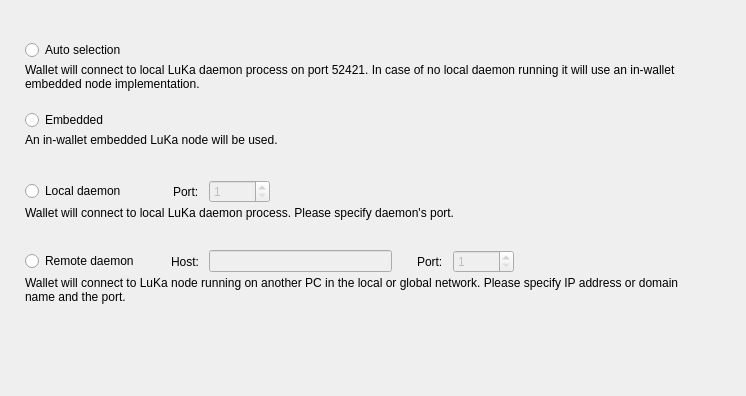
<?xml version="1.0" encoding="UTF-8"?>
<ui version="4.0">
 <class>ConnectionOptionsFrame</class>
 <widget class="QFrame" name="ConnectionOptionsFrame">
  <property name="geometry">
   <rect>
    <x>0</x>
    <y>0</y>
    <width>746</width>
    <height>396</height>
   </rect>
  </property>
  <property name="windowTitle">
   <string>Frame</string>
  </property>
  <property name="frameShape">
   <enum>QFrame::NoFrame</enum>
  </property>
  <property name="frameShadow">
   <enum>QFrame::Raised</enum>
  </property>
  <layout class="QVBoxLayout" name="verticalLayout_5">
   <property name="spacing">
    <number>0</number>
   </property>
   <property name="leftMargin">
    <number>25</number>
   </property>
   <property name="topMargin">
    <number>40</number>
   </property>
   <property name="rightMargin">
    <number>49</number>
   </property>
   <item>
    <widget class="QWidget" name="widget" native="true">
     <property name="sizePolicy">
      <sizepolicy hsizetype="Preferred" vsizetype="Fixed">
       <horstretch>0</horstretch>
       <verstretch>0</verstretch>
      </sizepolicy>
     </property>
     <property name="minimumSize">
      <size>
       <width>0</width>
       <height>70</height>
      </size>
     </property>
     <property name="maximumSize">
      <size>
       <width>16777215</width>
       <height>70</height>
      </size>
     </property>
     <layout class="QVBoxLayout" name="verticalLayout" stretch="0,1">
      <property name="spacing">
       <number>3</number>
      </property>
      <property name="leftMargin">
       <number>0</number>
      </property>
      <property name="topMargin">
       <number>0</number>
      </property>
      <property name="rightMargin">
       <number>0</number>
      </property>
      <property name="bottomMargin">
       <number>0</number>
      </property>
      <item>
       <widget class="QRadioButton" name="m_autoRadio">
        <property name="text">
         <string>Auto selection</string>
        </property>
        <attribute name="buttonGroup">
         <string notr="true">m_connectionButtonGroup</string>
        </attribute>
       </widget>
      </item>
      <item alignment="Qt::AlignTop">
       <widget class="WalletGui::WalletSmallGrayTextLabel" name="m_autoHelperLabel">
        <property name="text">
         <string>Wallet will connect to local LuKa daemon process on port 52421. In case of no local daemon running it will use an in-wallet embedded node implementation.</string>
        </property>
        <property name="alignment">
         <set>Qt::AlignLeading|Qt::AlignLeft|Qt::AlignTop</set>
        </property>
        <property name="wordWrap">
         <bool>true</bool>
        </property>
        <property name="indent">
         <number>0</number>
        </property>
       </widget>
      </item>
     </layout>
    </widget>
   </item>
   <item>
    <widget class="QWidget" name="widget_2" native="true">
     <property name="sizePolicy">
      <sizepolicy hsizetype="Preferred" vsizetype="Fixed">
       <horstretch>0</horstretch>
       <verstretch>0</verstretch>
      </sizepolicy>
     </property>
     <property name="minimumSize">
      <size>
       <width>0</width>
       <height>70</height>
      </size>
     </property>
     <property name="maximumSize">
      <size>
       <width>16777215</width>
       <height>70</height>
      </size>
     </property>
     <layout class="QVBoxLayout" name="verticalLayout_2" stretch="0,1">
      <property name="spacing">
       <number>3</number>
      </property>
      <property name="leftMargin">
       <number>0</number>
      </property>
      <property name="topMargin">
       <number>0</number>
      </property>
      <property name="rightMargin">
       <number>0</number>
      </property>
      <property name="bottomMargin">
       <number>0</number>
      </property>
      <item>
       <widget class="QRadioButton" name="m_embeddedRadio">
        <property name="text">
         <string>Embedded</string>
        </property>
        <attribute name="buttonGroup">
         <string notr="true">m_connectionButtonGroup</string>
        </attribute>
       </widget>
      </item>
      <item alignment="Qt::AlignTop">
       <widget class="WalletGui::WalletSmallGrayTextLabel" name="m_embeddedHelperLabel">
        <property name="text">
         <string>An in-wallet embedded LuKa node will be used.</string>
        </property>
        <property name="alignment">
         <set>Qt::AlignLeading|Qt::AlignLeft|Qt::AlignTop</set>
        </property>
        <property name="wordWrap">
         <bool>true</bool>
        </property>
        <property name="indent">
         <number>0</number>
        </property>
       </widget>
      </item>
     </layout>
    </widget>
   </item>
   <item>
    <widget class="QWidget" name="widget_3" native="true">
     <property name="sizePolicy">
      <sizepolicy hsizetype="Preferred" vsizetype="Fixed">
       <horstretch>0</horstretch>
       <verstretch>0</verstretch>
      </sizepolicy>
     </property>
     <property name="minimumSize">
      <size>
       <width>0</width>
       <height>70</height>
      </size>
     </property>
     <property name="maximumSize">
      <size>
       <width>16777215</width>
       <height>70</height>
      </size>
     </property>
     <layout class="QVBoxLayout" name="verticalLayout_3" stretch="0,1">
      <property name="spacing">
       <number>3</number>
      </property>
      <property name="leftMargin">
       <number>0</number>
      </property>
      <property name="topMargin">
       <number>0</number>
      </property>
      <property name="rightMargin">
       <number>0</number>
      </property>
      <property name="bottomMargin">
       <number>0</number>
      </property>
      <item>
       <layout class="QHBoxLayout" name="horizontalLayout">
        <property name="spacing">
         <number>10</number>
        </property>
        <item>
         <widget class="QRadioButton" name="m_localRadio">
          <property name="text">
           <string>Local daemon</string>
          </property>
          <attribute name="buttonGroup">
           <string notr="true">m_connectionButtonGroup</string>
          </attribute>
         </widget>
        </item>
        <item>
         <spacer name="horizontalSpacer">
          <property name="orientation">
           <enum>Qt::Horizontal</enum>
          </property>
          <property name="sizeType">
           <enum>QSizePolicy::Fixed</enum>
          </property>
          <property name="sizeHint" stdset="0">
           <size>
            <width>37</width>
            <height>20</height>
           </size>
          </property>
         </spacer>
        </item>
        <item>
         <widget class="QLabel" name="label">
          <property name="text">
           <string>Port:</string>
          </property>
         </widget>
        </item>
        <item alignment="Qt::AlignVCenter">
         <widget class="QSpinBox" name="m_localPortSpin">
          <property name="enabled">
           <bool>false</bool>
          </property>
          <property name="minimum">
           <number>1</number>
          </property>
          <property name="maximum">
           <number>65535</number>
          </property>
          <property name="value">
           <number>1</number>
          </property>
         </widget>
        </item>
        <item>
         <spacer name="horizontalSpacer_2">
          <property name="orientation">
           <enum>Qt::Horizontal</enum>
          </property>
          <property name="sizeHint" stdset="0">
           <size>
            <width>40</width>
            <height>20</height>
           </size>
          </property>
         </spacer>
        </item>
       </layout>
      </item>
      <item alignment="Qt::AlignTop">
       <widget class="WalletGui::WalletSmallGrayTextLabel" name="m_localHelperLabel">
        <property name="text">
         <string>Wallet will connect to local LuKa daemon process. Please specify daemon's port.</string>
        </property>
        <property name="alignment">
         <set>Qt::AlignLeading|Qt::AlignLeft|Qt::AlignTop</set>
        </property>
        <property name="wordWrap">
         <bool>true</bool>
        </property>
        <property name="indent">
         <number>0</number>
        </property>
       </widget>
      </item>
     </layout>
    </widget>
   </item>
   <item>
    <widget class="QWidget" name="widget_4" native="true">
     <property name="sizePolicy">
      <sizepolicy hsizetype="Preferred" vsizetype="Fixed">
       <horstretch>0</horstretch>
       <verstretch>0</verstretch>
      </sizepolicy>
     </property>
     <property name="minimumSize">
      <size>
       <width>0</width>
       <height>70</height>
      </size>
     </property>
     <property name="maximumSize">
      <size>
       <width>16777215</width>
       <height>70</height>
      </size>
     </property>
     <layout class="QVBoxLayout" name="verticalLayout_4" stretch="0,1">
      <property name="spacing">
       <number>3</number>
      </property>
      <property name="leftMargin">
       <number>0</number>
      </property>
      <property name="topMargin">
       <number>0</number>
      </property>
      <property name="rightMargin">
       <number>0</number>
      </property>
      <property name="bottomMargin">
       <number>0</number>
      </property>
      <item>
       <layout class="QHBoxLayout" name="horizontalLayout_2">
        <property name="spacing">
         <number>10</number>
        </property>
        <item>
         <widget class="QRadioButton" name="m_remoteRadio">
          <property name="text">
           <string>Remote daemon</string>
          </property>
          <attribute name="buttonGroup">
           <string notr="true">m_connectionButtonGroup</string>
          </attribute>
         </widget>
        </item>
        <item>
         <spacer name="horizontalSpacer_3">
          <property name="orientation">
           <enum>Qt::Horizontal</enum>
          </property>
          <property name="sizeType">
           <enum>QSizePolicy::Fixed</enum>
          </property>
          <property name="sizeHint" stdset="0">
           <size>
            <width>22</width>
            <height>20</height>
           </size>
          </property>
         </spacer>
        </item>
        <item>
         <widget class="QLabel" name="label_2">
          <property name="text">
           <string>Host:</string>
          </property>
         </widget>
        </item>
        <item>
         <widget class="QLineEdit" name="m_remoteHostEdit">
          <property name="enabled">
           <bool>false</bool>
          </property>
         </widget>
        </item>
        <item>
         <spacer name="horizontalSpacer_5">
          <property name="orientation">
           <enum>Qt::Horizontal</enum>
          </property>
          <property name="sizeType">
           <enum>QSizePolicy::Fixed</enum>
          </property>
          <property name="sizeHint" stdset="0">
           <size>
            <width>15</width>
            <height>20</height>
           </size>
          </property>
         </spacer>
        </item>
        <item>
         <widget class="QLabel" name="label_3">
          <property name="text">
           <string>Port:</string>
          </property>
         </widget>
        </item>
        <item alignment="Qt::AlignVCenter">
         <widget class="QSpinBox" name="m_remotePortSpin">
          <property name="enabled">
           <bool>false</bool>
          </property>
          <property name="minimum">
           <number>1</number>
          </property>
          <property name="maximum">
           <number>65535</number>
          </property>
          <property name="value">
           <number>1</number>
          </property>
         </widget>
        </item>
        <item>
         <spacer name="horizontalSpacer_4">
          <property name="orientation">
           <enum>Qt::Horizontal</enum>
          </property>
          <property name="sizeHint" stdset="0">
           <size>
            <width>40</width>
            <height>20</height>
           </size>
          </property>
         </spacer>
        </item>
       </layout>
      </item>
      <item alignment="Qt::AlignTop">
       <widget class="WalletGui::WalletSmallGrayTextLabel" name="m_remoteHelperLabel">
        <property name="text">
         <string>Wallet will connect to LuKa node running on another PC in the local or global network. Please specify IP address or domain name and the port.</string>
        </property>
        <property name="alignment">
         <set>Qt::AlignLeading|Qt::AlignLeft|Qt::AlignTop</set>
        </property>
        <property name="wordWrap">
         <bool>true</bool>
        </property>
        <property name="indent">
         <number>0</number>
        </property>
       </widget>
      </item>
     </layout>
    </widget>
   </item>
   <item>
    <spacer name="verticalSpacer">
     <property name="orientation">
      <enum>Qt::Vertical</enum>
     </property>
     <property name="sizeHint" stdset="0">
      <size>
       <width>665</width>
       <height>61</height>
      </size>
     </property>
    </spacer>
   </item>
  </layout>
 </widget>
 <customwidgets>
  <customwidget>
   <class>WalletGui::WalletSmallGrayTextLabel</class>
   <extends>QLabel</extends>
   <header>Gui/Common/WalletTextLabel.h</header>
  </customwidget>
 </customwidgets>
 <resources/>
 <connections>
  <connection>
   <sender>m_remoteHostEdit</sender>
   <signal>textChanged(QString)</signal>
   <receiver>ConnectionOptionsFrame</receiver>
   <slot>remoteHostNameChanged(QString)</slot>
   <hints>
    <hint type="sourcelabel">
     <x>390</x>
     <y>319</y>
    </hint>
    <hint type="destinationlabel">
     <x>372</x>
     <y>197</y>
    </hint>
   </hints>
  </connection>
  <connection>
   <sender>m_connectionButtonGroup</sender>
   <signal>buttonClicked(int)</signal>
   <receiver>ConnectionOptionsFrame</receiver>
   <slot>connectionButtonClicked(int)</slot>
   <hints>
    <hint type="sourcelabel">
     <x>-1</x>
     <y>-1</y>
    </hint>
    <hint type="destinationlabel">
     <x>372</x>
     <y>197</y>
    </hint>
   </hints>
  </connection>
  <connection>
   <sender>m_remoteRadio</sender>
   <signal>toggled(bool)</signal>
   <receiver>m_remoteHostEdit</receiver>
   <slot>setEnabled(bool)</slot>
   <hints>
    <hint type="sourcelabel">
     <x>88</x>
     <y>264</y>
    </hint>
    <hint type="destinationlabel">
     <x>312</x>
     <y>263</y>
    </hint>
   </hints>
  </connection>
  <connection>
   <sender>m_remoteRadio</sender>
   <signal>toggled(bool)</signal>
   <receiver>m_remotePortSpin</receiver>
   <slot>setEnabled(bool)</slot>
   <hints>
    <hint type="sourcelabel">
     <x>88</x>
     <y>264</y>
    </hint>
    <hint type="destinationlabel">
     <x>498</x>
     <y>263</y>
    </hint>
   </hints>
  </connection>
  <connection>
   <sender>m_localRadio</sender>
   <signal>toggled(bool)</signal>
   <receiver>m_localPortSpin</receiver>
   <slot>setEnabled(bool)</slot>
   <hints>
    <hint type="sourcelabel">
     <x>81</x>
     <y>194</y>
    </hint>
    <hint type="destinationlabel">
     <x>270</x>
     <y>193</y>
    </hint>
   </hints>
  </connection>
 </connections>
 <slots>
  <slot>remoteHostNameChanged(QString)</slot>
  <slot>connectionButtonClicked(int)</slot>
 </slots>
 <buttongroups>
  <buttongroup name="m_connectionButtonGroup"/>
 </buttongroups>
</ui>
